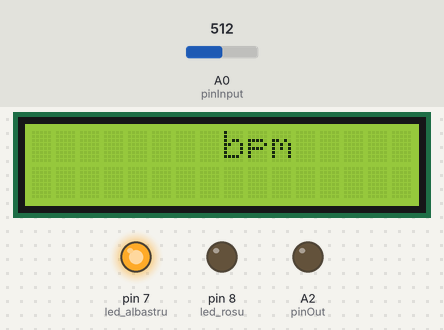
Bench run of a sketch on a simulated Arduino Uno, built with avr-gcc and run on an emulated ATmega328P. Parts: 16×2 character LCD, output pins drawn as LEDs (lit = HIGH). The test bench sets the inputs (shaded band); at power-on: A0 (pinInput) = 512. What the sketch prints to the serial monitor is not drawn.

Above: at 0.1 s.
At 5.1 s:
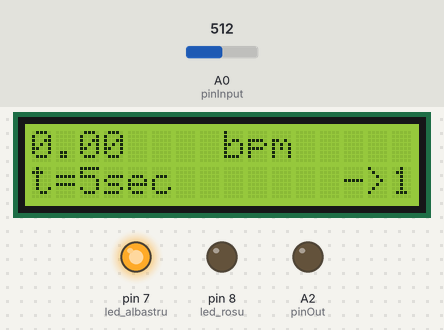
At 10.1 s:
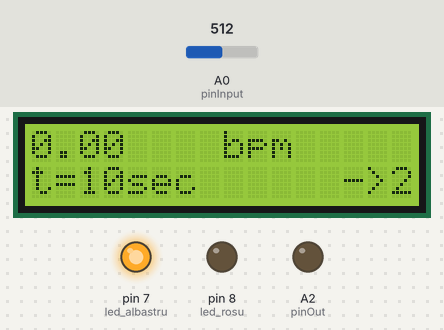
At 16.6 s:
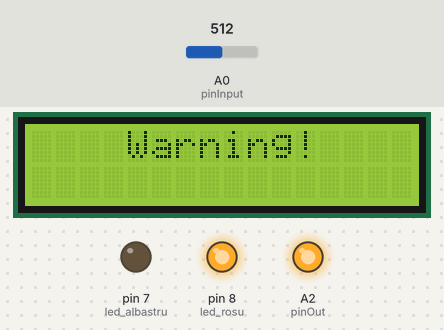
At 25.6 s:
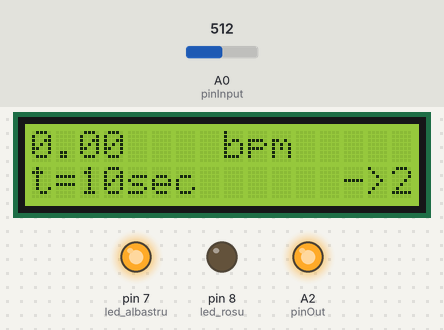
At 36.1 s:
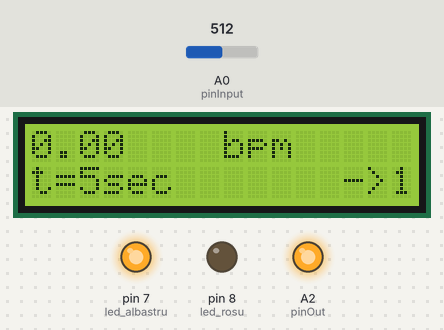
Timing chart, 0 to 37.6 s (numbered marks = the images above):
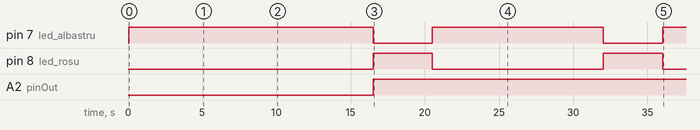

Measured:
- by itself, pin 7 (led_albastru): alternates HIGH for 11.5 s and LOW for 4.0 s
- by itself, pin 8 (led_rosu): alternates HIGH for 4.0 s and LOW for 11.5 s
- by itself, A2 (pinOut): LOW → HIGH at 16.5 s
- what the display in image 1 shows lasts 5.0 s, from 5.0 s to 10.0 s
- what the display in image 3 shows lasts 3.0 s, from 16.5 s to 19.5 s

The sketch:

Cod_Final_corect_Galileo.ino
```cpp
#include <Arduino.h>
#include <LiquidCrystal.h>

/////////////////////Variables zone
// initialize the library by associating any needed LCD interface pin
// with the arduino pin number it is connected to
const int rs = 12, en = 11, d4 = 5, d5 = 4, d6 = 3, d7 = 2;
LiquidCrystal lcd(rs, en, d4, d5, d6, d7);

static int nrtimp=0;
const int pinInput = A0;
const int pinOut= A2;
const int tension=520;//Jumatate din intervalul de valori posibile de la senzor [290,550]
int nrbatai=0;
bool val=false;
int data=0;
int timpAnt=0;
static int possibleDanger=0;
bool warning=0;
static int contorTimp = 0;

/////////////Setup

void setup() {
    lcd.begin(16, 2);
    pinMode(7,OUTPUT);//led albastru
    pinMode(8,OUTPUT);//led rosu
    pinMode(A0,INPUT);
    digitalWrite(7,HIGH);//led albastru
    digitalWrite(8,LOW);//led rosu
    Serial.begin(9600);//baud rate este de 115200
    pinMode(pinOut,OUTPUT);//Folosim pinul A2 pentru a transmite la Uno inceperea transmiterii mesajului prin GSM
}

/////////////Loop
void loop() {
  if(!warning){
  digitalWrite(7,HIGH);//led albastru
  digitalWrite(8,LOW);//led rosu
  lcd.setCursor(0, 0);
  data=analogRead(pinInput); // data ia valoarea(intre 280 si 560) de la A0
  Serial.println(data);//Asa aflam valorile venite de la senzor
  SendPulse(data);
  lcd.setCursor(8, 0);
  lcd.print("bpm");
  }
  else{
    analogWrite(pinOut,255);//8 biti
    digitalWrite(7,LOW);//led albastru
    digitalWrite(8,HIGH);//led rosu
    lcd.clear();
    lcd.setCursor(4,0);
    lcd.print("Warning!");
    delay(3000);
    lcd.clear();
    delay(1000);
    warning=0;
    contorTimp = 0;
  }
}

///////////////Functions
//Functia care printeaza pulsul(va trebui sa punem valoarea la LCD)
void SendPulse(int data){
  nrtimp=millis();//nrtimp ia valoarea din millis
  if(tension>data && val==true && data>514){
    val=false;
    nrbatai++;
  }
  if((tension<=data && val==false)){
    val=true;
  }
  if(nrtimp-timpAnt>=5000){//se verifica daca a trecut 1 secunda(senzorul aproximeaza automat 60 batai intr-o secunda)
    //calc nr batai=(nrbatai/2.9) am calibrat folosind un ceas inteligent
    // eroare maxima de 11%

    lcd.print((float)(nrbatai)*12);

    lcd.setCursor(0,1);
    contorTimp++;
    lcd.print("t=");
    lcd.print(contorTimp*5);
    lcd.print("sec");
    lcd.setCursor(13,1);
    lcd.print("->");
    lcd.setCursor(15,1);

    if((nrbatai*12)>150 || (nrbatai*12)<40){
      possibleDanger++;
      lcd.print(possibleDanger);
      }
     else{
      possibleDanger = 0;
      lcd.print(possibleDanger);
      }
    if(possibleDanger==3){
      delay(1500);
      possibleDanger = 0;
      warning=1;
      contorTimp = 0;
      }

    timpAnt=nrtimp;
    nrbatai=0;
  }
}
```
